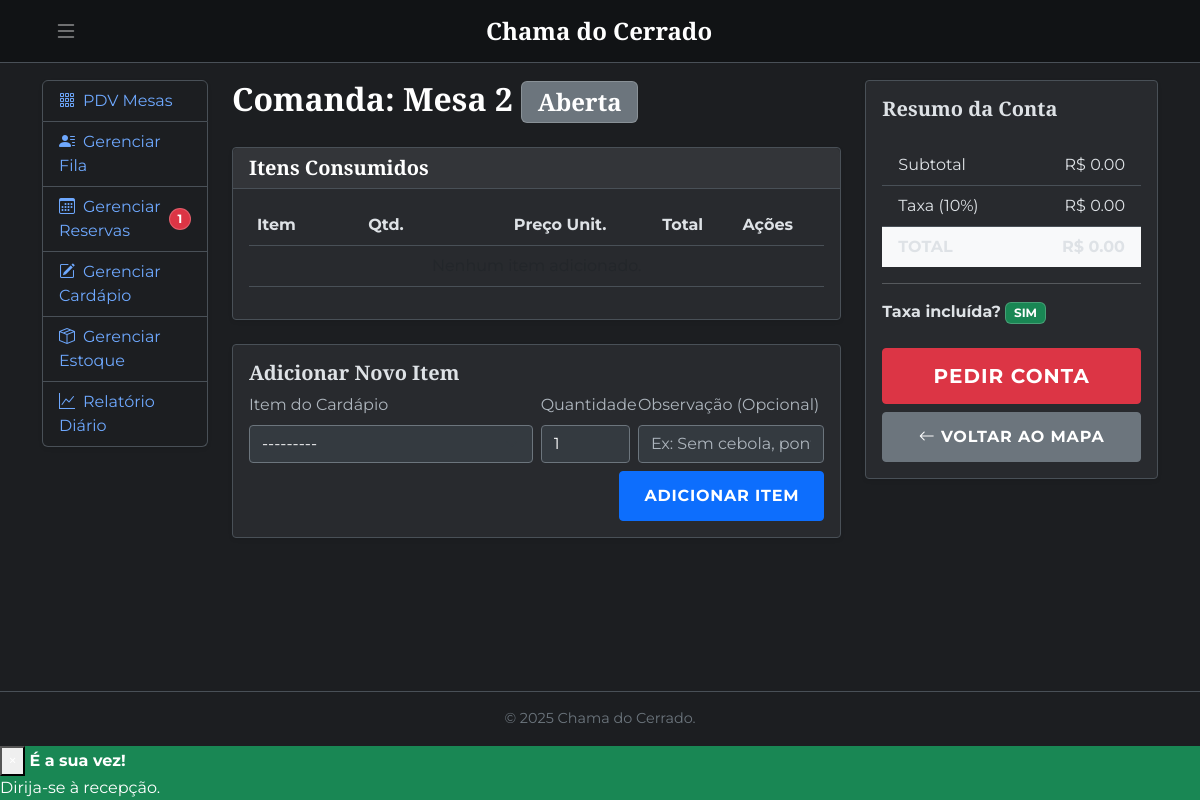
/comandas/mesa/2/ (signed in), run on the app's committed database.
### projetorestaurante/comandas/models.py (models this page shows, shortened)
class Mesa(models.Model):
    STATUS_CHOICES = [('LIVRE', 'Livre'), ('OCUPADA', 'Ocupada'), ('PAGAMENTO', 'Pagamento')]
    numero = models.PositiveIntegerField(unique=True)
    status = models.CharField(max_length=10, choices=STATUS_CHOICES, default='LIVRE')

class Comanda(models.Model):
    STATUS_CHOICES = [('ABERTA', 'Aberta'), ('FECHADA', 'Fechada'), ('PAGA', 'Paga')]
    mesa = models.ForeignKey(Mesa, on_delete=models.PROTECT, related_name='comandas')
    timestamp_abertura = models.DateTimeField(default=timezone.now)
    timestamp_fechamento = models.DateTimeField(null=True, blank=True)
    status = models.CharField(max_length=10, choices=STATUS_CHOICES, default='ABERTA')
    incluir_taxa_servico = models.BooleanField(default=True)
    def get_subtotal(self): return sum(item.get_total_item() for item in self.itens.all())
    def get_taxa_servico(self): return (self.get_subtotal() * Decimal('0.10')).quantize(Decimal('0.01')) if self.incluir_taxa_servico else Decimal(0)
    def get_total(self): return self.get_subtotal() + self.get_taxa_servico()

### projetorestaurante/comandas/views.py (the view, shortened to what this page needs)
# urls.py: path('mesa/<int:id_mesa>/', views.detalhe_comanda, name='detalhe_comanda'),
@login_required
@user_passes_test(is_staff_user, login_url='inicio')
def detalhe_comanda(request, id_mesa):
    if not request.user.is_staff: return redirect('inicio')
    mesa = get_object_or_404(Mesa, id=id_mesa)
    comanda_ativa = Comanda.objects.filter(mesa=mesa).exclude(status='PAGA').first()
    form_invalido = None
    form_para_template = form_invalido if form_invalido else ItemComandaForm()
    itens_da_comanda = comanda_ativa.itens.all().order_by('id') if comanda_ativa else []
    contexto = { 'mesa': mesa, 'comanda': comanda_ativa, 'itens_da_comanda': itens_da_comanda, 'form': form_para_template }
    return render(request, 'comandas/detalhe_comanda.html', contexto)

### projetorestaurante/comandas/forms.py
class ItemComandaForm(forms.Form):
    item_cardapio = forms.ModelChoiceField(
        queryset=ItemCardapio.objects.all().order_by('categoria__nome', 'nome'), # Ordenado!
        label="Item do Cardápio",
        widget=forms.Select(attrs={'class': 'form-select'})
    )
    quantidade = forms.IntegerField(
        label="Quantidade", initial=1, min_value=1,
        widget=forms.NumberInput(attrs={'class': 'form-control'})
    )
    observacao = forms.CharField(
        label="Observação (Opcional)", required=False,
        widget=forms.TextInput(attrs={'class': 'form-control', 'placeholder': 'Ex: Sem cebola, ponto mal passado'})
    )

### projetorestaurante/cardapio/models.py (called while the page is built)
    def __str__(self):
        status = "" if self.ativo else " [INATIVO]"
        return f"{self.nome} ({self.categoria.nome}){status}"

### projetorestaurante/cardapio/views.py (called while the page is built)
def is_staff_user(user): return user.is_staff

### projetorestaurante/fila/context_processors.py (called while the page is built)
def staff_notifications(request):
    if request.user.is_authenticated and request.user.is_staff:
        fila_pendente_count = ClienteFila.objects.filter(status='AGUARDANDO').count()
        reservas_pendente_count = Reserva.objects.filter(status='PENDENTE').count()
        return {
            'fila_pendente_count': fila_pendente_count,
            'reservas_pendente_count': reservas_pendente_count,
        }
    return {} # Retorna vazio se não for staff

### projetorestaurante/templates/comandas/detalhe_comanda.html (shortened to what this page needs)
{% extends "staff_base.html" %}
{% load static %}{% load i18n %}
{% block main_content %}
<div class="row">
    <div class="col-lg-8">
        <h2 class="mb-4"> Comanda: Mesa {{ mesa.numero }} {% if comanda %} <span class="badge bg-secondary">{{ comanda.get_status_display }}</span> {% endif %} </h2>
        <div class="card shadow-sm">
            <div class="card-header"><h5 class="mb-0">Itens Consumidos</h5></div>
            <div class="card-body"><table class="table align-middle">
                <thead><tr><th>Item</th><th class="text-center">Qtd.</th><th class="text-end">Preço Unit.</th><th class="text-end">Total</th>{% if comanda.status == 'ABERTA' %} <th class="text-center">Ações</th> {% endif %}</tr></thead>
                <tbody>
                    {% for item in itens_da_comanda %}
                    <tr>
                        <td> {{ item.item_cardapio.nome }} {% if item.observacao %} <small class="d-block text-muted"><em>Obs: {{ item.observacao }}</em></small> {% endif %} </td>
                        <td class="text-center">
                            {% if comanda.status == 'ABERTA' %}
                            <div class="input-group input-group-sm justify-content-center">
                                <a href="{% url 'diminuir_quantidade_item' item.id %}" class="btn btn-outline-secondary">-</a>
                                <span class="input-group-text" style="min-width: 40px;">{{ item.quantidade }}</span>
                                <a href="{% url 'aumentar_quantidade_item' item.id %}" class="btn btn-outline-secondary">+</a>
                            </div>
                            {% else %} {{ item.quantidade }} {% endif %}
                        </td>
                        <td class="text-end">R$ {{ item.preco_unitario_momento|stringformat:".2f" }}</td>
                        <td class="text-end">R$ {{ item.get_total_item|stringformat:".2f" }}</td>
                        {% if comanda.status == 'ABERTA' %}
                        <td class="text-center"><a href="{% url 'remover_item_comanda' item.id %}" class="btn btn-sm btn-outline-danger" title="Remover">&times;</a></td>
                        {% endif %}
                    </tr>
                    {% empty %} <tr> <td colspan="5" class="text-center text-muted">Nenhum item adicionado.</td> </tr>
                    {% endfor %}
                </tbody>
            </table></div>
        </div>
        {% if comanda.status == 'ABERTA' %}
        <div class="card shadow-sm mt-4"><div class="card-body">
            <h5 class="card-title">Adicionar Novo Item</h5>
            <form method="POST"> {% csrf_token %}
                <div class="row g-2 align-items-start">
                    <div class="col-md-6"><label class="form-label">{{ form.item_cardapio.label }}</label>{{ form.item_cardapio }}</div>
                    <div class="col-md-2"><label class="form-label">{{ form.quantidade.label }}</label>{{ form.quantidade }}</div>
                    <div class="col-md-4"><label class="form-label">{{ form.observacao.label }}</label>{{ form.observacao }}</div>
                </div>
                 <div class="mt-2 text-end"><button type="submit" class="btn btn-primary">Adicionar Item</button></div>
            </form>
        </div></div>
        {% endif %}
    </div>
    <div class="col-lg-4">
        <div class="card shadow-sm sticky-top" style="top: 70px;">
            <div class="card-body">
                <h5 class="card-title mb-4">Resumo da Conta</h5>
                {% if comanda %}
                    <ul class="list-group list-group-flush">
                        <li class="list-group-item d-flex justify-content-between">Subtotal<span>R$ {{ comanda.get_subtotal|stringformat:".2f" }}</span></li>
                        <li class="list-group-item d-flex justify-content-between">Taxa (10%)<span>R$ {{ comanda.get_taxa_servico|stringformat:".2f" }}</span></li>
                        <li class="list-group-item d-flex justify-content-between bg-light"><strong>TOTAL</strong><strong>R$ {{ comanda.get_total|stringformat:".2f" }}</strong></li>
                    </ul><hr>
                    <p><strong>Taxa incluída?</strong>
                        {% if comanda.status == 'ABERTA' %}
                            {% if comanda.incluir_taxa_servico %} <a href="{% url 'toggle_taxa_servico' comanda.id %}" class="badge bg-success text-decoration-none">SIM</a>
                            {% else %} <a href="{% url 'toggle_taxa_servico' comanda.id %}" class="badge bg-danger text-decoration-none">NÃO</a> {% endif %}
                        {% else %}
                            {% if comanda.incluir_taxa_servico %} <span class="badge bg-success">SIM</span>
                            {% else %} <span class="badge bg-danger">NÃO</span> {% endif %}
                        {% endif %}
                    </p>
                    <div class="d-grid gap-2 mt-4">
                        {% if comanda.status == 'ABERTA' %}
                            <a href="{% url 'fechar_comanda' comanda.id %}" class="btn btn-danger btn-lg">Pedir Conta</a>
                        {% elif comanda.status == 'FECHADA' %}
                            <a href="{% url 'fechar_comanda' comanda.id %}" class="btn btn-info btn-lg">Ver Nota Fiscal</a>
                        {% else %}
                            <a href="#" class="btn btn-secondary btn-lg disabled">Conta Paga</a>
                        {% endif %}
                        <a href="{% url 'mapa_mesas' %}" class="btn btn-secondary"><i class="bi bi-arrow-left"></i> Voltar ao Mapa</a>
                    </div>
                {% else %}
                    <p class="text-muted">Esta mesa não possui comanda ativa.</p>
                    <a href="{% url 'mapa_mesas' %}" class="btn btn-secondary w-100"><i class="bi bi-arrow-left"></i> Voltar ao Mapa</a>
                {% endif %}
            </div>
        </div>
    </div>
</div>
{% endblock %}

### projetorestaurante/static/css/custom.css (style rules this page uses)
:root { --cliente-bg: #181818; --cliente-card-bg: #222222; --cliente-texto: #c0c0c0; --cliente-titulo: #ffffff; --cliente-destaque: #d4af37; --cliente-navbar-bg: #111111; --cliente-link: var(--cliente-destaque); --cliente-link-hover: #e6c770; --cliente-border: #333333; --cliente-footer-bg: #111111; --cliente-footer-text: #888; --staff-bg: #1c1e21; --staff-card-bg: #282a2e; --staff-texto: #dee2e6; --staff-titulo: #ffffff; --staff-link: #6ea8fe; --staff-destaque: #ffc107; --staff-navbar-bg: #111315; --staff-border: #495057; --staff-footer-bg: #1c1e21; --staff-footer-text: #6c757d; }
body { font-family: 'Montserrat', sans-serif; padding-top: 56px; transition: background-color 0.3s ease, color 0.3s ease; display: flex; flex-direction: column; min-height: 100vh; }
h1, h2, h3, h4, h5, h6 { font-family: 'Playfair Display', serif; font-weight: 700; }
.btn { border-radius: 4px; font-weight: 700; text-transform: uppercase; letter-spacing: 0.05em; padding: 0.75rem 1.5rem; transition: all 0.2s ease-in-out; }
.card { border-radius: 4px; border: none; box-shadow: 0 4px 15px rgba(0,0,0,0.1); }
.form-control, .form-select { border-radius: 4px; }
body.theme-staff { background-color: var(--staff-bg); color: var(--staff-texto); }
.theme-staff h1, .theme-staff h2, .theme-staff h3, .theme-staff h4 { color: var(--staff-titulo); }
.theme-staff a:not(.btn):not(.dropdown-item):not(.nav-link):not(.navbar-brand) { color: var(--staff-link); }
.theme-staff .btn-primary { background-color: #0d6efd; border-color: #0d6efd; color:#fff; }
.theme-staff .btn-secondary { background-color: #6c757d; border-color: #6c757d; color:#fff; }
.theme-staff .btn-danger { background-color: #dc3545; border-color: #dc3545; color:#fff; }
.theme-staff .card { background-color: var(--staff-card-bg) !important; border: 1px solid var(--staff-border) !important; color: var(--staff-texto) !important; box-shadow: none; }
.theme-staff .card-header { background-color: rgba(255, 255, 255, 0.05); border-bottom: 1px solid var(--staff-border); color: var(--staff-titulo); }
.theme-staff .card-body { background-color: transparent !important; color: var(--staff-texto); }
.theme-staff .list-group-item { background-color: transparent; border-color: var(--staff-border); color: var(--staff-texto); }
.theme-staff .table { color: var(--staff-texto) !important; border-color: var(--staff-border) !important; background-color: transparent !important; --bs-table-bg: transparent; --bs-table-striped-bg: rgba(255, 255, 255, 0.03); --bs-table-striped-color: var(--staff-texto); --bs-table-hover-bg: rgba(255, 255, 255, 0.08); --bs-table-hover-color: var(--staff-texto); }
.theme-staff .table td, .theme-staff .table th { color: var(--staff-texto); }
.theme-staff thead th { border-bottom: 1px solid var(--staff-border); color: var(--staff-titulo); background-color: transparent; }
.theme-staff tbody tr { background-color: transparent !important; }
.theme-staff .badge { border: 1px solid rgba(255,255,255,0.2); }
.theme-staff .badge.bg-success { background-color: #198754 !important; color: #fff !important; }
.theme-staff .badge.bg-secondary { background-color: #6c757d !important; color: #fff !important; }
.theme-staff .form-control, .theme-staff .form-select { background-color: #343a40; border-color: #6c757d; color: #fff; }
.theme-staff .form-control::placeholder { color: #adb5bd; }
.theme-staff .form-label { color: #adb5bd; }

### projetorestaurante/templates/base.html (style rules this page uses)
body { padding-top: 56px; }
.sticky-top { top: 70px; }

### data on the page
Mesa: numero "2"
Comanda: status "Aberta", get_subtotal "0.00", get_taxa_servico "0.00", get_total "0.00"

### other printed values
{{ reservas_pendente_count }} "1"
